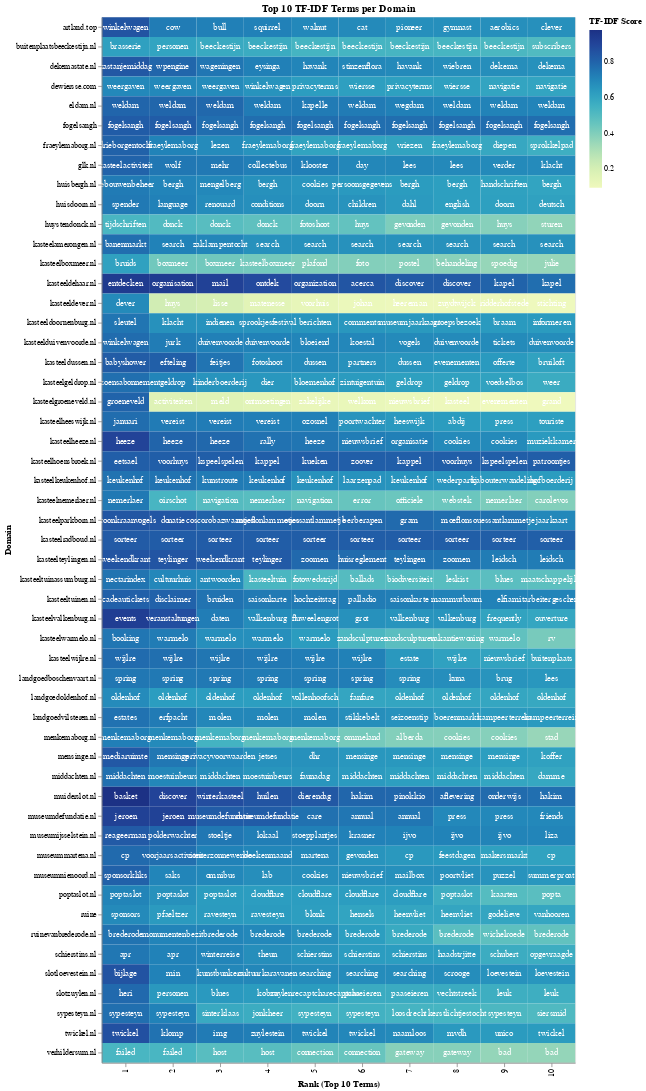

Notebook code for this chart:
### Code cell
import altair as alt

# Define the base Altair chart
base = alt.Chart(top_tfidf_plusRand).encode(
    x=alt.X('rank:O', axis=alt.Axis(title='Rank (Top 10 Terms)')),
    y=alt.Y('document:N', axis=alt.Axis(title='Domain'))
).transform_window(
    rank="rank()",
    sort=[alt.SortField("tfidf", order="descending")],
    groupby=["document"]
)

# Create the heatmap layer
heatmap = base.mark_rect().encode(
    color=alt.Color('tfidf:Q', scale=alt.Scale(scheme='yellowgreenblue'), title='TF-IDF Score')
)

# Create the text layer with white text
text = base.mark_text(baseline='middle').encode(
    text='term:N',
    color=alt.value('white') # Explicitly set text color to white
)

# Combine the heatmap and text layers and set properties
chart = (heatmap + text).properties(
    title='Top 10 TF-IDF Terms per Domain',
    width=600,
    height=alt.Step(25) # Adjust height based on number of documents
)

chart

### Figure 1 — Vega-Lite specification as saved in the notebook (floating-point values rounded to 4 significant figures; data arrays with more than 128 entries replaced by an {"elided": "..."} marker saying what was removed)
{"config": {"view": {"continuousWidth": 300, "continuousHeight": 300}}, "layer": [{"mark": {"type": "rect"}, "encoding": {"color": {"field": "tfidf", "scale": {"scheme": "yellowgreenblue"}, "title": "TF-IDF Score", "type": "quantitative"}, "x": {"axis": {"title": "Rank (Top 10 Terms)"}, "field": "rank", "type": "ordinal"}, "y": {"axis": {"title": "Domain"}, "field": "document", "type": "nominal"}}, "transform": [{"window": [{"op": "rank", "field": "", "as": "rank"}], "groupby": ["document"], "sort": [{"field": "tfidf", "order": "descending"}]}]}, {"mark": {"type": "text", "baseline": "middle"}, "encoding": {"color": {"value": "white"}, "text": {"field": "term", "type": "nominal"}, "x": {"axis": {"title": "Rank (Top 10 Terms)"}, "field": "rank", "type": "ordinal"}, "y": {"axis": {"title": "Domain"}, "field": "document", "type": "nominal"}}, "transform": [{"window": [{"op": "rank", "field": "", "as": "rank"}], "groupby": ["document"], "sort": [{"field": "tfidf", "order": "descending"}]}]}], "data": {"name": "data-23e2ddaed21dc52b0eb61e8d2e31bbc3"}, "height": {"step": 25}, "title": "Top 10 TF-IDF Terms per Domain", "width": 600, "$schema": "https://vega.github.io/schema/vega-lite/v5.20.1.json", "datasets": {"data-23e2ddaed21dc52b0eb61e8d2e31bbc3": {"elided": "530 records"}}}
